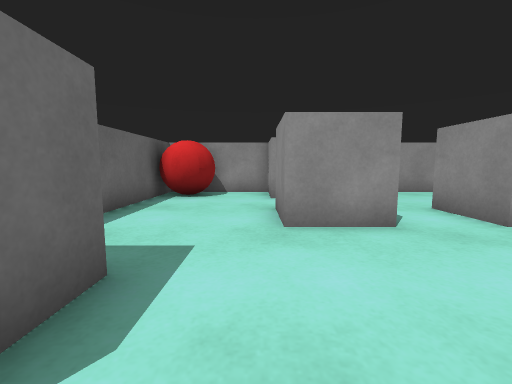
[1] (above)

14 first-person views from a walk through a 3-D level made in the Unity game engine. The camera is 0.55 m above the floor, tilts 6° down and sees 90° across. The floor is counted in squares, 0.5 m on a side. Each view is taken from the middle of a square. On the plan, view 1 faces up. The plan holds only what a view shows up to about 11 squares ahead; the rest is blank.

[2]
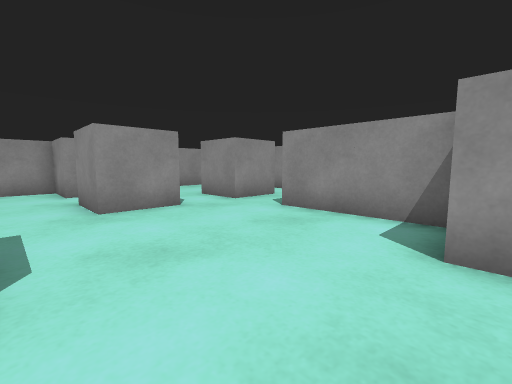

[3]
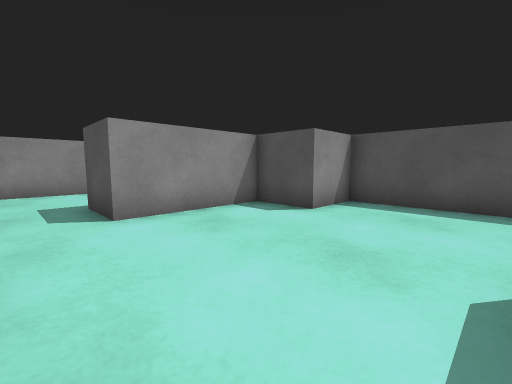

[4]
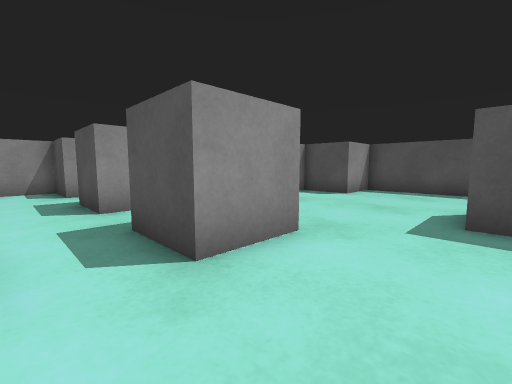

[5]
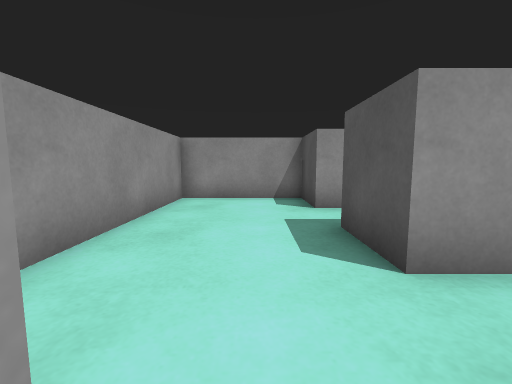

[6]
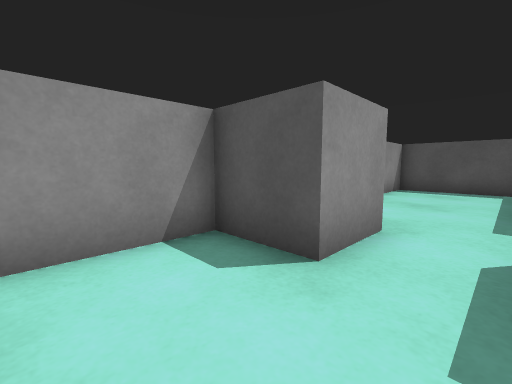

[7]
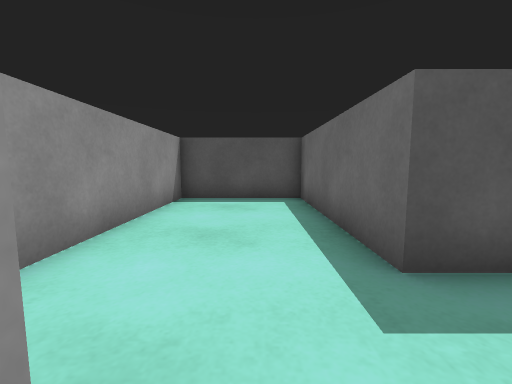

[8]
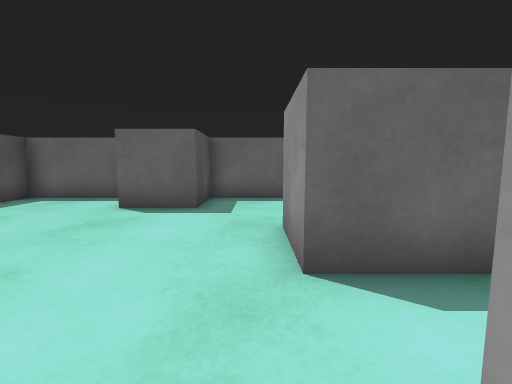

[9]
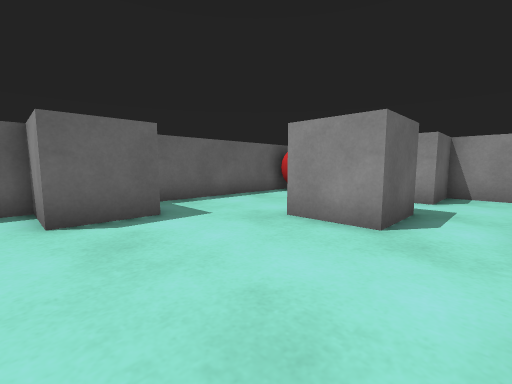

[10]
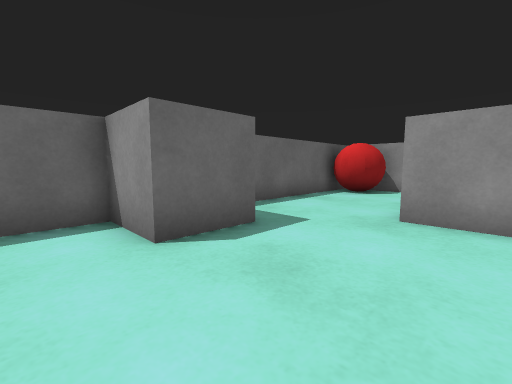

[11]
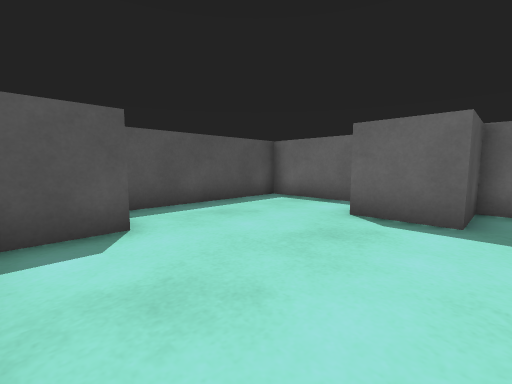

[12]
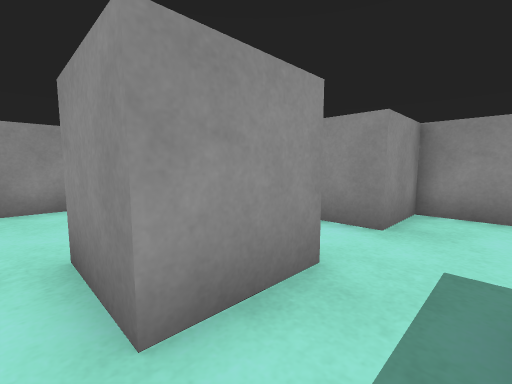

[13]
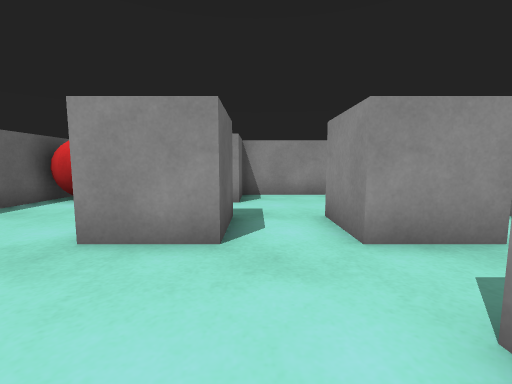

[14]
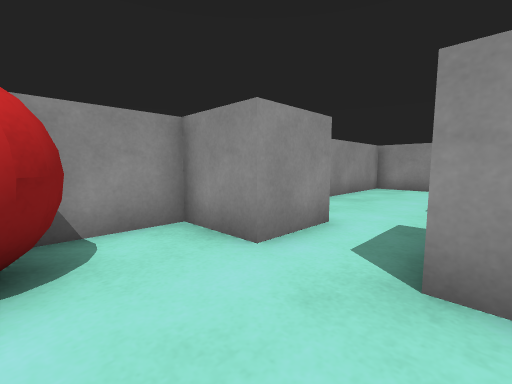

### Floor plan
Points are (right, up) in squares from view 1. A wall is a line through its corners. A room is listed if a view was taken in it or the views show most of it. See-through windows are left out.
Room 1 (views 1, 2, 3, 4, 5, 6, 7, 8, 9, 10, 11, 12, 13, 14)
walls: (2.5, 4.5) (0.5, 4.5) (0.5, 6.5) (2.5, 6.5) (2.5, 4.5); (6.6, 4.5) (4.5, 4.5) (4.5, 6.5) (6.5, 6.5); (-3.5, 9.9) (-3.5, 2.5) (-1.5, 2.5) (-1.5, 0.5) (-3.5, 0.5) (-3.5, -3.5) (2.5, -3.5) (2.5, -1.5) (4.5, -1.5) (4.5, 2.5) (6.5, 2.5) (6.5, -3.5) (10.5, -3.5) (10.5, 4.5) (8.5, 4.5) (8.5, 6.5) (10.5, 6.5) (10.5, 10.5) (2.5, 10.5) (2.5, 8.5) (0.5, 8.5) (0.5, 10.5) (-2, 10.5)
objects: red ball (-3, 9) to (-2, 10)

Positions as (right, up) in squares from view 1, and headings:
1: (0, 0), facing up
2: (-1, -2), facing up-right
3: (-1, 4), facing down-right
4: (-2, 8), facing down-right
5: (2, 8), facing right
6: (7, 9), facing down-right
7: (8, 5), facing down
8: (5, 4), facing left
9: (4, 0), facing up-left
10: (2, -1), facing up-left
11: (4, 3), facing down-left
12: (4, 3), facing up-right
13: (3, 1), facing up
14: (-2, 6), facing up-right
